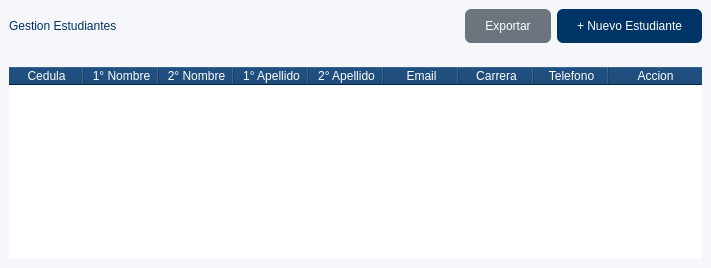
        <widget class="QWidget" name="Pag3_Estudiantes">
         <property name="styleSheet">
          <string notr="true">background-color: transparent;</string>
         </property>
         <layout class="QVBoxLayout" name="verticalLayout_11">
          <property name="spacing">
           <number>0</number>
          </property>
          <property name="leftMargin">
           <number>0</number>
          </property>
          <property name="topMargin">
           <number>0</number>
          </property>
          <property name="rightMargin">
           <number>0</number>
          </property>
          <property name="bottomMargin">
           <number>0</number>
          </property>
          <item>
           <widget class="QFrame" name="frame_13">
            <property name="styleSheet">
             <string notr="true">QFrame{
	background-color: rgb(245, 247, 250);
	border:none;
}</string>
            </property>
            <property name="frameShape">
             <enum>QFrame::Shape::StyledPanel</enum>
            </property>
            <property name="frameShadow">
             <enum>QFrame::Shadow::Raised</enum>
            </property>
            <layout class="QVBoxLayout" name="verticalLayout_22" stretch="1,7">
             <property name="spacing">
              <number>6</number>
             </property>
             <property name="leftMargin">
              <number>0</number>
             </property>
             <property name="topMargin">
              <number>0</number>
             </property>
             <property name="rightMargin">
              <number>0</number>
             </property>
             <property name="bottomMargin">
              <number>0</number>
             </property>
             <item>
              <widget class="QFrame" name="frame_14">
               <property name="styleSheet">
                <string notr="true">QPushButton{
	border-radius: 6px;
	font: 700 10pt &quot;Segoe UI&quot;;
	padding: 10px 20px;
}</string>
               </property>
               <property name="frameShape">
                <enum>QFrame::Shape::StyledPanel</enum>
               </property>
               <property name="frameShadow">
                <enum>QFrame::Shadow::Raised</enum>
               </property>
               <layout class="QHBoxLayout" name="horizontalLayout_3">
                <item>
                 <widget class="QLabel" name="label_26">
                  <property name="styleSheet">
                   <string notr="true">color: rgb(0, 51, 102);
font: 800 16pt &quot;Segoe UI&quot;;</string>
                  </property>
                  <property name="text">
                   <string>Gestion Estudiantes</string>
                  </property>
                 </widget>
                </item>
                <item>
                 <spacer name="horizontalSpacer_4">
                  <property name="orientation">
                   <enum>Qt::Orientation::Horizontal</enum>
                  </property>
                  <property name="sizeHint" stdset="0">
                   <size>
                    <width>342</width>
                    <height>20</height>
                   </size>
                  </property>
                 </spacer>
                </item>
                <item>
                 <widget class="QPushButton" name="pushButton">
                  <property name="styleSheet">
                   <string notr="true">background-color: #6c757d;
            color: white;</string>
                  </property>
                  <property name="text">
                   <string>Exportar</string>
                  </property>
                 </widget>
                </item>
                <item>
                 <widget class="QPushButton" name="nuevostudentButton">
                  <property name="styleSheet">
                   <string notr="true">background-color: #003366;
            color: white;</string>
                  </property>
                  <property name="text">
                   <string>+ Nuevo Estudiante</string>
                  </property>
                 </widget>
                </item>
               </layout>
              </widget>
             </item>
             <item>
              <widget class="QFrame" name="frame_31">
               <property name="frameShape">
                <enum>QFrame::Shape::StyledPanel</enum>
               </property>
               <property name="frameShadow">
                <enum>QFrame::Shadow::Raised</enum>
               </property>
               <layout class="QGridLayout" name="gridLayout_4">
                <item row="0" column="0">
                 <widget class="QTableWidget" name="tabla_estudiantes">
                  <property name="enabled">
                   <bool>true</bool>
                  </property>
                  <property name="styleSheet">
                   <string notr="true">QTableWidget {
        color: #2b2b2b;              /* &lt;--- AQUÍ CAMBIAS EL COLOR DE LA FUENTE */
        font-size: 14px;             /* Opcional: Cambiar tamaño de letra */
        background-color: white;
    }
    QTableWidget::item:selected {
        color: white;                /* Color de texto al seleccionar */
        background-color: #003366;   
    }
    QHeaderView::section {
        background-color: #003366;
        color: white;
    }</string>
                  </property>
                  <property name="showGrid">
                   <bool>true</bool>
                  </property>
                  <property name="sortingEnabled">
                   <bool>false</bool>
                  </property>
                  <property name="wordWrap">
                   <bool>true</bool>
                  </property>
                  <property name="cornerButtonEnabled">
                   <bool>true</bool>
                  </property>
                  <property name="rowCount">
                   <number>0</number>
                  </property>
                  <attribute name="horizontalHeaderCascadingSectionResizes">
                   <bool>true</bool>
                  </attribute>
                  <attribute name="horizontalHeaderMinimumSectionSize">
                   <number>20</number>
                  </attribute>
                  <attribute name="horizontalHeaderDefaultSectionSize">
                   <number>75</number>
                  </attribute>
                  <attribute name="horizontalHeaderHighlightSections">
                   <bool>true</bool>
                  </attribute>
                  <attribute name="horizontalHeaderShowSortIndicator" stdset="0">
                   <bool>false</bool>
                  </attribute>
                  <attribute name="horizontalHeaderStretchLastSection">
                   <bool>true</bool>
                  </attribute>
                  <attribute name="verticalHeaderVisible">
                   <bool>false</bool>
                  </attribute>
                  <attribute name="verticalHeaderCascadingSectionResizes">
                   <bool>false</bool>
                  </attribute>
                  <attribute name="verticalHeaderDefaultSectionSize">
                   <number>24</number>
                  </attribute>
                  <column>
                   <property name="text">
                    <string>Cedula</string>
                   </property>
                  </column>
                  <column>
                   <property name="text">
                    <string>1° Nombre</string>
                   </property>
                  </column>
                  <column>
                   <property name="text">
                    <string>2° Nombre</string>
                   </property>
                  </column>
                  <column>
                   <property name="text">
                    <string>1° Apellido</string>
                   </property>
                  </column>
                  <column>
                   <property name="text">
                    <string>2° Apellido</string>
                   </property>
                  </column>
                  <column>
                   <property name="text">
                    <string>Email</string>
                   </property>
                  </column>
                  <column>
                   <property name="text">
                    <string>Carrera</string>
                   </property>
                  </column>
                  <column>
                   <property name="text">
                    <string>Telefono</string>
                   </property>
                  </column>
                  <column>
                   <property name="text">
                    <string>Accion</string>
                   </property>
                  </column>
                 </widget>
                </item>
               </layout>
              </widget>
             </item>
            </layout>
           </widget>
          </item>
         </layout>
        </widget>
